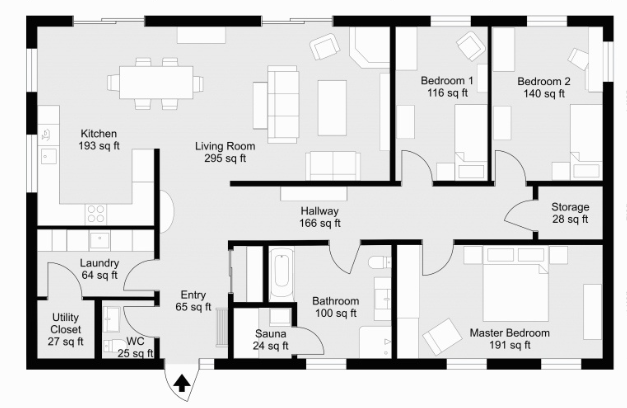
#> input picture roomArc.PNG, 627 x 408 px
$ python main.py
#> lines starting #> are read from the running program, lines starting #| are printed output that depends on the picture; after the words box and inside, x2 and y2 are one past the last pixel; in counts of white or black regions, pixels touching at a corner belong together
#Import packages
import os
import cv2
import numpy as np
import sys

# Name of the directory containing the object detection module we're using
sys.path.append("..")

IMAGE_NAME = 'roomArc.PNG'
#Remove Small Items
im_gray = cv2.imread(IMAGE_NAME, cv2.IMREAD_GRAYSCALE)
#> im_gray: shape (408, 627); min 0, max 255, mean 215.7
(thresh, im_bw) = cv2.threshold(im_gray, 128, 255, cv2.THRESH_BINARY | cv2.THRESH_OTSU)
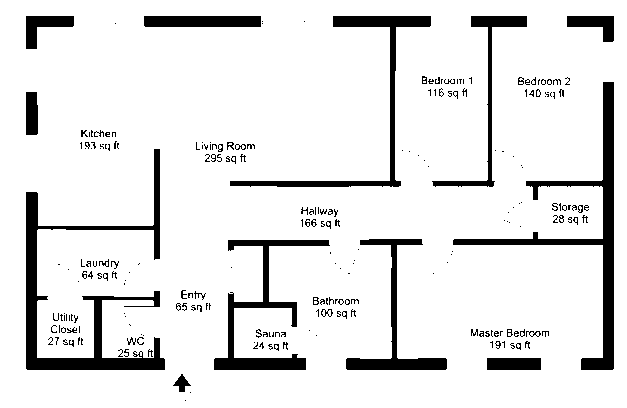
#> im_bw: shape (408, 627); 89.5% white; 240 black regions (177 under 20 px), largest, box (x1, y1, x2, y2) and area: (26, 149, 165, 370) 5660, (453, 82, 614, 370) 4831, (214, 240, 330, 370) 2956
#> thresh = 131
thresh = 185
im_bw = cv2.threshold(im_gray, thresh, 255, cv2.THRESH_BINARY)[1]
#> im_bw: shape (408, 627); 87.4% white; 140 black regions (49 under 20 px), largest, box (x1, y1, x2, y2) and area: (26, 15, 614, 371) 26818, (566, 15, 614, 42) 731, (421, 76, 465, 85) 208
#find all your connected components
nb_components, output, stats, centroids = cv2.connectedComponentsWithStats(im_bw, connectivity=8)
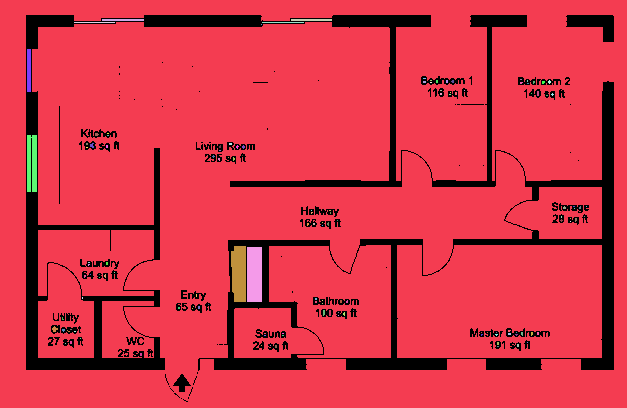
#> output: shape (408, 627) int32; 134 distinct labels, from 0 to 133; one colour per label, 0 black
#> nb_components = 134; stats = 134 rows, first 6: [26, 15, 588, 387, 32300], [0, 0, 627, 408, 220513], [102, 19, 42, 2, 84], [291, 19, 41, 2, 82], [74, 22, 41, 1, 41], [262, 22, 42, 1, 42]; centroids = 134 pairs, first value 28.5 to 586, second value 19.5 to 354
#connectedComponentswithStats yields every seperated component with information on each of them, such as size
#the following part is just taking out the background which is also considered a component, but most of the time we don't want that.
sizes = stats[1:, -1]; nb_components = nb_components - 1
#> after `sizes = stats[1:, -1]`: sizes = 133 values, max 220513 at index 0, min 1 at index 5, mean 1680.6
#> after `nb_components = nb_components - 1`: nb_components = 133

# minimum size of particles we want to keep (number of pixels)
#here, it's a fixed value, but you can set it as you want, eg the mean of the sizes or whatever
min_size = 150

#your answer image
img2 = np.zeros((output.shape))
#for every component in the image, you keep it only if it's above min_size
for i in range(0, nb_components):
    if sizes[i] >= min_size:
        img2[output == i + 1] = 255
#> img2: shape (408, 627) float64; 87.1% white; 140 black regions (49 under 20 px), largest, box (x1, y1, x2, y2) and area: (26, 15, 614, 371) 27076, (566, 15, 614, 42) 731, (421, 76, 465, 85) 240

cv2.imshow('room detector:Step 1', img2)
#MorphologicalTransform
kernel = np.ones((5, 5), np.uint8)
dilation = cv2.dilate(img2, kernel, iterations=1)
#> dilation: shape (408, 627) float64; 94.6% white; 59 black regions (45 under 20 px), largest, box (x1, y1, x2, y2) and area: (28, 150, 163, 368) 3136, (455, 84, 612, 368) 2999, (232, 17, 429, 185) 1497
##erosion = cv2.erode(img2, kernel, iterations=6)

#cv2.imshow("img2", img2)
cv2.imshow("Dilation: Step 2", dilation)
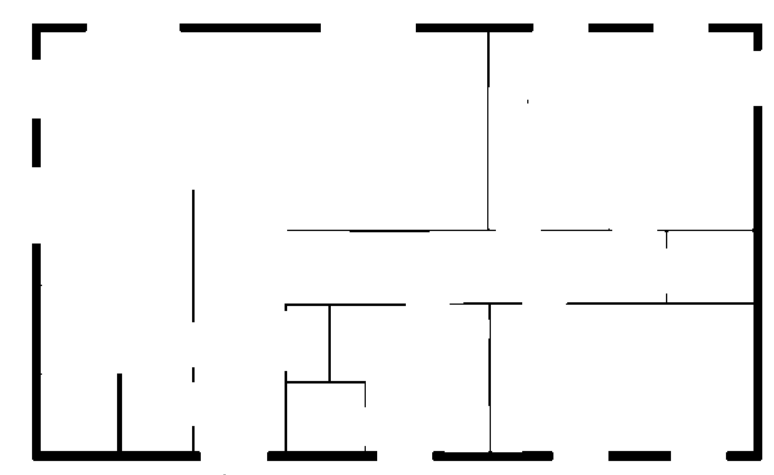
#> input picture DilationImage.PNG, 774 x 475 px
#> further down, img is the input picture: shape (475, 774); min 0, max 255, mean 242.6
cv2.imwrite("Dilation.jpg", dilation)
##cv2.imshow("Erosion", erosion)
##Part 1 completed----------------------------------------------------------------------------///

##Part 2:

##2nd Part (finding rooms and detecting corners)


def find_rooms(img, noise_removal_threshold=25, corners_threshold=0.1,
               room_closing_max_length=100, gap_in_wall_threshold=500):
    """

    :param img: grey scale image of rooms, already eroded and doors removed etc.
    :param noise_removal_threshold: Minimal area of blobs to be kept.
    :param corners_threshold: Threshold to allow corners. Higher removes more of the house.
    :param room_closing_max_length: Maximum line length to add to close off open doors.
    :param gap_in_wall_threshold: Minimum number of pixels to identify component as room instead of hole in the wall.
    :return: rooms: list of numpy arrays containing boolean masks for each detected room
             colored_house: A colored version of the input image, where each room has a random color.
    """
#> called with noise_removal_threshold = 25, corners_threshold = 0.1, room_closing_max_length = 100, gap_in_wall_threshold = 500

    assert 0 <= corners_threshold <= 1
    # Remove noise left from door removal

    img[img < 128] = 0
    img[img > 128] = 255
#> img: shape (475, 774); min 0, max 255, mean 242.5
    contours, _ = cv2.findContours(~img, cv2.RETR_EXTERNAL, cv2.CHAIN_APPROX_SIMPLE)
#> contours = 15 contours, 2 with area under 20; largest, box (x1, y1, x2, y2) and area: (32, 243, 201, 461) 3538, (566, 106, 762, 461) 3457, (267, 303, 406, 461) 1621, (432, 302, 553, 461) 1300, (287, 23, 533, 232) 1126
    mask = np.zeros_like(img)
    for i, contour in enumerate(contours):
        area = cv2.contourArea(contour)
        ##Currently, the area is in pixel measurements, since input is an pixeled image. But if we know the area of each pixel of image we can convert it to square meters unit.
        print("Area of contour " + str(i) + ": " + str(area))
        tile_area = 10 * 10  # Assuming each tile is 10x10 square units.
        num_tiles = (area // tile_area)
        if(area % tile_area == 0):
            print("No of tiles required are:" + str(num_tiles) + "\n")
        else:
            print("No of tiles required are:" + str(num_tiles + 1) + "\n")

        if area > noise_removal_threshold:
            cv2.fillPoly(mask, [contour], 255)
#> this loop made 15 passes
#> (area, num_tiles) on passes 1, 2, 3, 4, 5, 8, 9, 11, 12, 13, 14, 15: (557, 5), (27.5, 0), (1621, 16), (1300, 13), (3538, 35), (383, 3), (3457, 34), (575, 5), (511.5, 5), (1125.5, 11), (1119, 11), (655, 6)
#> (contour, area, num_tiles) on pass 7: ([[192, 190], [192, 321], [194, 321], [194, 190]], 262, 2)
#> (printed output is left out)
#> mask: shape (475, 774); 5% white; 13 white regions, largest, box (x1, y1, x2, y2) and area: (566, 106, 762, 461) 4146, (32, 243, 201, 461) 4021, (267, 303, 406, 461) 2121

    img = ~mask

    # Detect corners (you can play with the parameters here)
    dst = cv2.cornerHarris(img ,2,3,0.04)
    dst = cv2.dilate(dst,None)
    corners = dst > corners_threshold * dst.max()
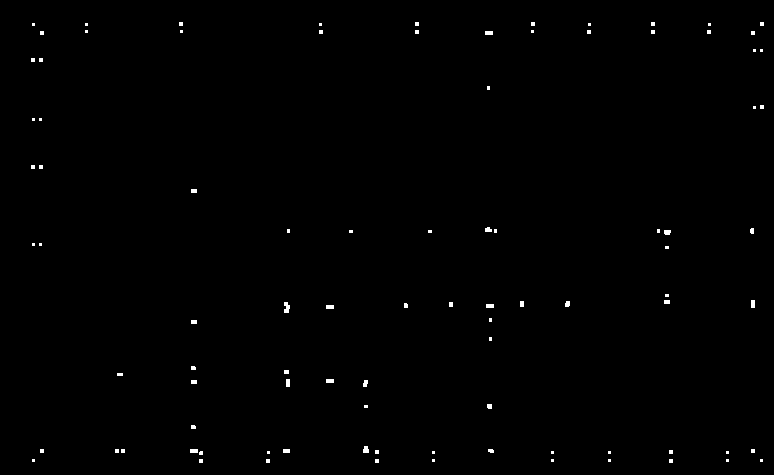
#> corners: shape (475, 774) bool; 0.43% white; 93 white regions (69 under 20 px), largest, box (x1, y1, x2, y2) and area: (284, 302, 290, 313) 50, (363, 446, 369, 453) 36, (485, 31, 493, 35) 32

    # Draw lines to close the rooms off by adding a line between corners on the same x or y coordinate
    # This gets some false positives.
    # You could try to disallow drawing through other existing lines for example.
    for y,row in enumerate(corners):
        x_same_y = np.argwhere(row)
        for x1, x2 in zip(x_same_y[:-1], x_same_y[1:]):
            if x2[0] - x1[0] < room_closing_max_length:
                if x1 and y and x2:
                    color = 0
                    cv2.line(img, (x1[0], y), (x2[0], y), color, 1)

                else:
                    x1 = x2 = y = 0
                    color = 0
                    cv2.line(img, (x1, y), (x2, y), color, 1)
#> this loop made 475 passes
#> x_same_y on passes 50 to 52: [753, 754, 755, 760, 761, 762], [753, 754, 755, 760, 761, 762], [753, 754, 755, 760, 761, 762]
#> img: shape (475, 774); 92.9% white; 4 black regions, box (x1, y1, x2, y2) and area: (32, 105, 764, 463) 17514, (31, 22, 764, 233) 7850, (31, 118, 43, 169) 474, (191, 189, 197, 324) 429
#> after the loop, color = 0; x1 = [671]; x2 = [672]

    for x,col in enumerate(corners.T):
        y_same_x = np.argwhere(col)
        for y1, y2 in zip(y_same_x[:-1], y_same_x[1:]):
            if y2[0] - y1[0] < room_closing_max_length:
                if x and y1 and y2:
                    color = 0
                    cv2.line(img, (x, y1[0]), (x, y2[0]), color, 1)

                else:
                    x = y1 = y2 = 0
                    color = 0
                    cv2.line(img, (x, y1), (x, y2), color, 1)
#> this loop made 774 passes
#> y_same_x on passes 32, 44: [58, 59, 60, 61, 165, 166, 167, 168], [31, 32, 33, 34, 449, 450, 451, 452]
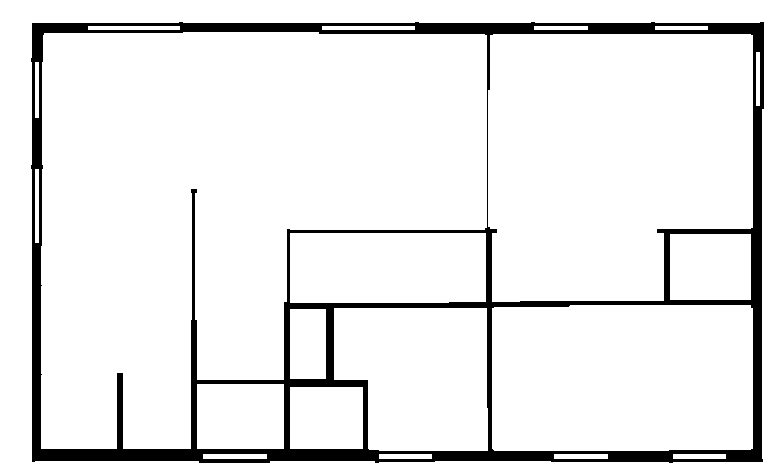
#> img: shape (475, 774); 91.6% white; 1 black region
#> after the loop, color = 0; y1 = [107]; y2 = [108]


    # Mark the outside of the house as black
    contours, _ = cv2.findContours(~img, cv2.RETR_EXTERNAL, cv2.CHAIN_APPROX_SIMPLE)
#> contours = 1 contour; box (x1, y1, x2, y2) and area: (31, 22, 764, 463) 319195
    contour_sizes = [(cv2.contourArea(contour), contour) for contour in contours]
#> contour_sizes = 1 item
    biggest_contour = max(contour_sizes, key=lambda x: x[0])[1]
#> biggest_contour = contour of 56 points, box (x1, y1, x2, y2) (31, 22, 764, 463), area 319195
    mask = np.zeros_like(mask)
    cv2.fillPoly(mask, [biggest_contour], 255)
#> mask: shape (475, 774); 87.1% white; 1 black region, box (x1, y1, x2, y2) and area: (0, 0, 774, 475) 47283
    img[mask == 0] = 0
#> img: shape (475, 774); 78.7% white; 1 black region, box (x1, y1, x2, y2) and area: (0, 0, 774, 475) 78264

    # Find the connected components in the house
    ret, labels = cv2.connectedComponents(img)
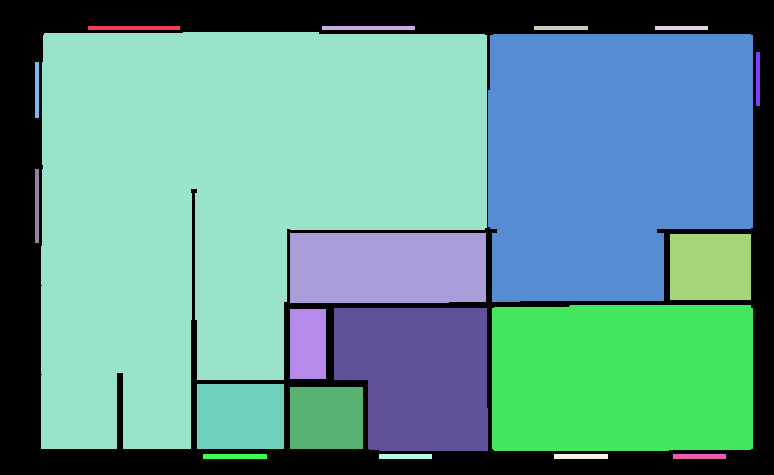
#> labels: shape (475, 774) int32; 21 distinct labels, from 0 to 20; one colour per label, 0 black
#> ret = 21
    img = cv2.cvtColor(img,cv2.COLOR_GRAY2RGB)
    unique = np.unique(labels)
#> unique = 21 values from 0 to 20
    rooms = []
    for label in unique:
        component = labels == label
        if img[component].sum() == 0 or np.count_nonzero(component) < gap_in_wall_threshold:
            color = 0
        else:
            rooms.append(component)
            color = np.random.randint(0, 255, size=3)
        img[component] = color
#> this loop made 21 passes
#> color on passes 1 to 12: 0, 0, 0, 0, 0, [172, 47, 117], [192, 67, 251], 0, 0, 0, [195, 103, 9], [211, 21, 242]
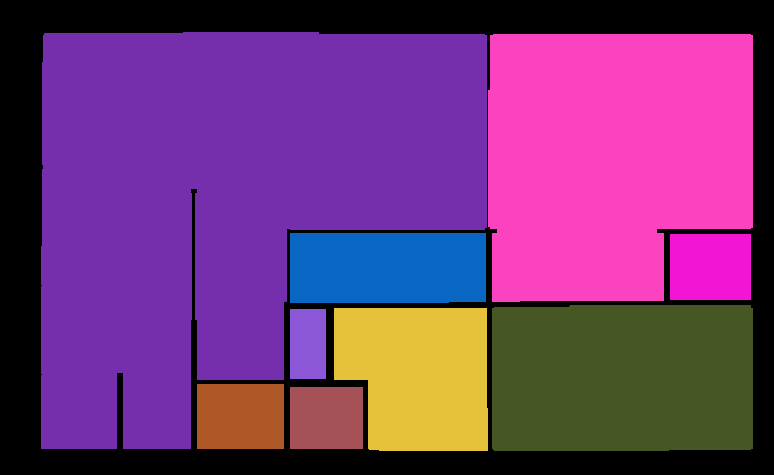
#> img: shape (475, 774, 3); mean B, G, R 116, 55, 115
#> after the loop, rooms = 9 items

    return rooms, img

#Read gray image
img = cv2.imread("DilationImage.PNG", 0)
rooms, colored_house = find_rooms(img.copy())
#> rooms = 9 items
cv2.imshow('Step 3: Result', colored_house)

###2nd Part Completed----------------------------------------------------------------------//


# Press any key to close the image
cv2.waitKey(0)

# Clean up
cv2.destroyAllWindows()
